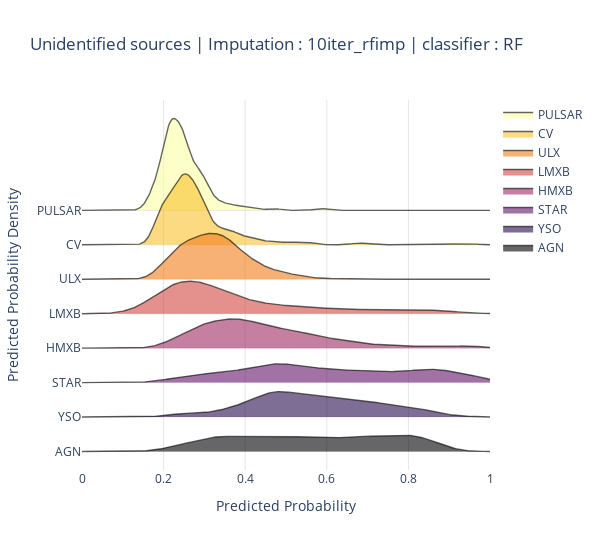

This figure's notebook cell:
### Code cell
fig = ridgeplot(
    samples=sample,
    kde_points=np.linspace(0, 1, 500),
    colorscale="inferno",
    colormode="index",
    coloralpha=0.6,
    labels=cl,
    spacing = 3 / 8,
    xpad=0
)
fig.update_layout(
    title=f"Unidentified sources | Imputation : {d_name} | classifier : {m_name}",
    height=550,
    width=600,
    plot_bgcolor="rgba(255, 255, 255, 0.0)",
    xaxis_gridcolor="rgba(0, 0, 0, 0.1)",
    yaxis_gridcolor="rgba(0, 0, 0, 0.1)",
    xaxis_title="Predicted Probability",
    yaxis_title="Predicted Probability Density",
)

#fig.save('temp.png')
#fig.write_image(f'temp_res_comp/unid_prob_dist/{m_name}_{d_name}.jpg')
fig.show()

### Figure 1 — Plotly figure (JSON) as saved in the notebook; plotly's stock layout.template omitted (floating-point values rounded to 4 significant figures; data arrays with more than 128 entries replaced by an {"elided": "..."} marker saying what was removed)
{"data": [{"line": {"color": "rgba(0,0,0,0)", "width": 0}, "showlegend": false, "type": "scatter", "x": {"elided": "500 float values"}, "y": {"elided": "500 int values"}}, {"fill": "tonexty", "fillcolor": "rgba(252, 255, 164, 0.6)", "line": {"color": "rgba(0,0,0,0.6)", "width": 1.4}, "mode": "lines", "name": "PULSAR", "type": "scatter", "x": {"elided": "500 float values"}, "y": {"elided": "500 float values"}}, {"line": {"color": "rgba(0,0,0,0)", "width": 0}, "showlegend": false, "type": "scatter", "x": {"elided": "500 float values"}, "y": {"elided": "500 float values"}}, {"fill": "tonexty", "fillcolor": "rgba(248.14285714285714, 193.57142857142858, 45.28571428571429, 0.6)", "line": {"color": "rgba(0,0,0,0.6)", "width": 1.4}, "mode": "lines", "name": "CV", "type": "scatter", "x": {"elided": "500 float values"}, "y": {"elided": "500 float values"}}, {"line": {"color": "rgba(0,0,0,0)", "width": 0}, "showlegend": false, "type": "scatter", "x": {"elided": "500 float values"}, "y": {"elided": "500 float values"}}, {"fill": "tonexty", "fillcolor": "rgba(243.0, 126.42857142857146, 23.714285714285694, 0.6)", "line": {"color": "rgba(0,0,0,0.6)", "width": 1.4}, "mode": "lines", "name": "ULX", "type": "scatter", "x": {"elided": "500 float values"}, "y": {"elided": "500 float values"}}, {"line": {"color": "rgba(0,0,0,0)", "width": 0}, "showlegend": false, "type": "scatter", "x": {"elided": "500 float values"}, "y": {"elided": "500 float values"}}, {"fill": "tonexty", "fillcolor": "rgba(211.28571428571428, 73.28571428571426, 65.2857142857143, 0.6)", "line": {"color": "rgba(0,0,0,0.6)", "width": 1.4}, "mode": "lines", "name": "LMXB", "type": "scatter", "x": {"elided": "500 float values"}, "y": {"elided": "500 float values"}}, {"line": {"color": "rgba(0,0,0,0)", "width": 0}, "showlegend": false, "type": "scatter", "x": {"elided": "500 float values"}, "y": {"elided": "500 float values"}}, {"fill": "tonexty", "fillcolor": "rgba(158.57142857142856, 41.714285714285715, 97.85714285714286, 0.6)", "line": {"color": "rgba(0,0,0,0.6)", "width": 1.4}, "mode": "lines", "name": "HMXB", "type": "scatter", "x": {"elided": "500 float values"}, "y": {"elided": "500 float values"}}, {"line": {"color": "rgba(0,0,0,0)", "width": 0}, "showlegend": false, "type": "scatter", "x": {"elided": "500 float values"}, "y": {"elided": "500 float values"}}, {"fill": "tonexty", "fillcolor": "rgba(100.28571428571428, 21.142857142857142, 108.14285714285714, 0.6)", "line": {"color": "rgba(0,0,0,0.6)", "width": 1.4}, "mode": "lines", "name": "STAR", "type": "scatter", "x": {"elided": "500 float values"}, "y": {"elided": "500 float values"}}, {"line": {"color": "rgba(0,0,0,0)", "width": 0}, "showlegend": false, "type": "scatter", "x": {"elided": "500 float values"}, "y": {"elided": "500 float values"}}, {"fill": "tonexty", "fillcolor": "rgba(40.42857142857143, 12.0, 77.0, 0.6)", "line": {"color": "rgba(0,0,0,0.6)", "width": 1.4}, "mode": "lines", "name": "YSO", "type": "scatter", "x": {"elided": "500 float values"}, "y": {"elided": "500 float values"}}, {"line": {"color": "rgba(0,0,0,0)", "width": 0}, "showlegend": false, "type": "scatter", "x": {"elided": "500 float values"}, "y": {"elided": "500 float values"}}, {"fill": "tonexty", "fillcolor": "rgba(0, 0, 4, 0.6)", "line": {"color": "rgba(0,0,0,0.6)", "width": 1.4}, "mode": "lines", "name": "AGN", "type": "scatter", "x": {"elided": "500 float values"}, "y": {"elided": "500 float values"}}], "layout": {"height": 550, "hovermode": false, "legend": {"traceorder": "normal"}, "plot_bgcolor": "rgba(255, 255, 255, 0.0)", "title": {"text": "Unidentified sources | Imputation : 10iter_rfimp | classifier : RF"}, "width": 600, "xaxis": {"gridcolor": "rgba(0, 0, 0, 0.1)", "range": [0, 1], "showgrid": true, "showticklabels": true, "title": {"text": "Predicted Probability"}, "zeroline": false}, "yaxis": {"gridcolor": "rgba(0, 0, 0, 0.1)", "showgrid": true, "showticklabels": true, "ticktext": ["PULSAR", "CV", "ULX", "LMXB", "HMXB", "STAR", "YSO", "AGN"], "tickvals": [0, -3.585, -7.171, -10.76, -14.34, -17.93, -21.51, -25.1], "title": {"text": "Predicted Probability Density"}, "zeroline": false}}}
